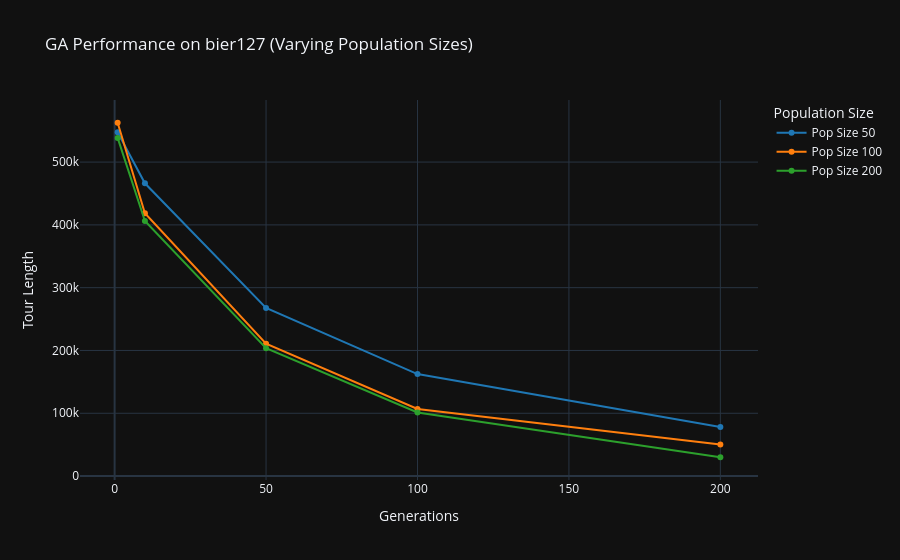

The code cell stored with this chart in its notebook:
### Code cell
from itertools import cycle
tsp_nodes_bier = read_tsp_data("bier127.tsp")
generations_list = [1, 10, 50, 100, 200]
population_sizes = [50, 100, 200]
color_cycle = cycle(['#1f77b4', '#ff7f0e', '#2ca02c'])
fig_bier = go.Figure()

for pop_size in population_sizes:
    _, _, bier_lengths = genetic_algorithm_tsp(
        tsp_nodes_bier,
        population_size=pop_size,
        max_generations=max(generations_list),
        generations_to_track=generations_list,
        crossover_function=generate_crossover2
    )

    fig_bier.add_trace(go.Scatter(
        x=generations_list,
        y=bier_lengths,
        mode='lines+markers',
        name=f'Pop Size {pop_size}',
        line=dict(color=next(color_cycle))
    ))

fig_bier.update_layout(
    title='GA Performance on bier127 (Varying Population Sizes)',
    xaxis_title='Generations',
    yaxis_title='Tour Length',
    template='plotly_dark',
    legend_title='Population Size'
)
fig_bier.show()

### Figure 1 — Plotly figure (JSON) as saved in the notebook; plotly's stock layout.template omitted (floating-point values rounded to 4 significant figures)
{"data": [{"line": {"color": "#1f77b4"}, "mode": "lines+markers", "name": "Pop Size 50", "x": [1, 10, 50, 100, 200], "y": [547500.0, 466200.0, 267700.0, 162400.0, 78150.0], "type": "scatter"}, {"line": {"color": "#ff7f0e"}, "mode": "lines+markers", "name": "Pop Size 100", "x": [1, 10, 50, 100, 200], "y": [562600.0, 418400.0, 210700.0, 106800.0, 50130.0], "type": "scatter"}, {"line": {"color": "#2ca02c"}, "mode": "lines+markers", "name": "Pop Size 200", "x": [1, 10, 50, 100, 200], "y": [538500.0, 406200.0, 203500.0, 101300.0, 29960.0], "type": "scatter"}], "layout": {"title": {"text": "GA Performance on bier127 (Varying Population Sizes)"}, "xaxis": {"title": {"text": "Generations"}}, "yaxis": {"title": {"text": "Tour Length"}}, "legend": {"title": {"text": "Population Size"}}}}
